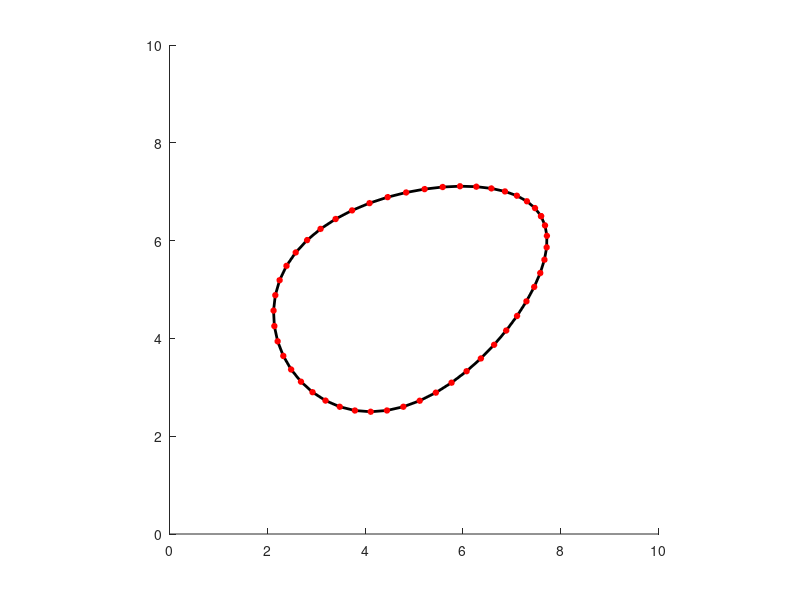

MATLAB code to generate this figure:
function egg_box()
    eggxample01();

end

function eggxample01()
    %set the oval hyper-parameters
    egg_params = struct();
    egg_params.a = 3; egg_params.b = 2; egg_params.c = .15

    %specify the position and orientation of the egg
    x0 = 5; y0 = 5; theta = pi/6
    %set up the axis
    hold on; axis equal; axis square
    axis([0,10,0,10])
    
    s_perimeter = linspace(0,1,50)

    [V_vals, G_vals] = egg_func(s_perimeter,x0,y0,theta,egg_params)
        
    plot(V_vals(1,:),V_vals(2,:),'k','LineWidth',2);
    plot(V_vals(1,:),V_vals(2,:),'ro','MarkerFaceColor','r','MarkerSize',4);
end


% y0 = 1
% %set up axis
% hold on; axis equal; axis square;
% 
% 
% [V_vals, G_vals] = egg_func(s_perimeter, x0,y0,theta,egg_params)
% 
% plot(V_vals(1:)), 

%This function generates the parametric curve describing an oval
%INPUTS:
%s: the curve parametr. s is a number from 0 to 1. The curve function has a
% period of 1, so s=.3 and s=1.3 will generate the same output
% s can also be a list (row vector) of numbers
%theta: rotation of the oval. theta is a number from 0 to 2*pi.
% Increasing theta rotates the oval counterclockwise
%x0: horizontal offset of the oval
%y0: vertical offset of the oval
%egg_params: a struct describing the hyperparameters of the oval
% egg_params has three variables, a,b, and c
% without any rotation/translation, the oval satisfies the equation:
% xˆ2/aˆ2 + (yˆ2/bˆ2)*eˆ(c*x) = 1
% tweaking a,b,c changes the shape of the oval
%OUTPUTS:
%V: the position of the point on the oval given the inputs
% If s is a single number, then V will have the form of a column vector
% [x_out;y_out] where (x_out,y_out) are the coordinates of the point on
% the oval. If the input t is a list of numbers (a row vector) i.e.:
% s = [s_1,...,s_N]
% then V will be an 2xN matrix:
% [x_1,...,x_N; y_1,...,y_N]
% where (x_i,y_i) correspond to input s_i
%G: the gradient of V taken with respect to s
% If s is a single number, then G will be the column vector [dx/ds; dy/ds]
% If s is the list [s_1,...,s_N], then G will be the 2xN matrix:
% [dx_1/ds_1,...,dx_N/ds_N; dy_1/ds_1,...,dy_N/ds_N]
function [V, G] = egg_func(s,x0,y0,theta,egg_params)
%unpack the struct
a=egg_params.a;
b=egg_params.b;
c=egg_params.c;
%compute x (without rotation or translation)
x = a*cos(2*pi*s);
%useful intermediate variable
f = exp(-c*x/2);
%compute y (without rotation or translation)
y = b*sin(2*pi*s).*f;
%compute the derivatives of x and y (without rotation or translation)
dx = -2*pi*a*sin(2*pi*s);
df = (-c/2)*f.*dx;
dy = 2*pi*b*cos(2*pi*s).*f + b*sin(2*pi*s).*df;
%rotation matrix corresponding to theta
R = [cos(theta),-sin(theta);sin(theta),cos(theta)];
%compute position and gradient for rotated + translated oval
V = R*[x;y]+[x0*ones(1,length(theta));y0*ones(1,length(theta))];
G = R*[dx;dy];
end